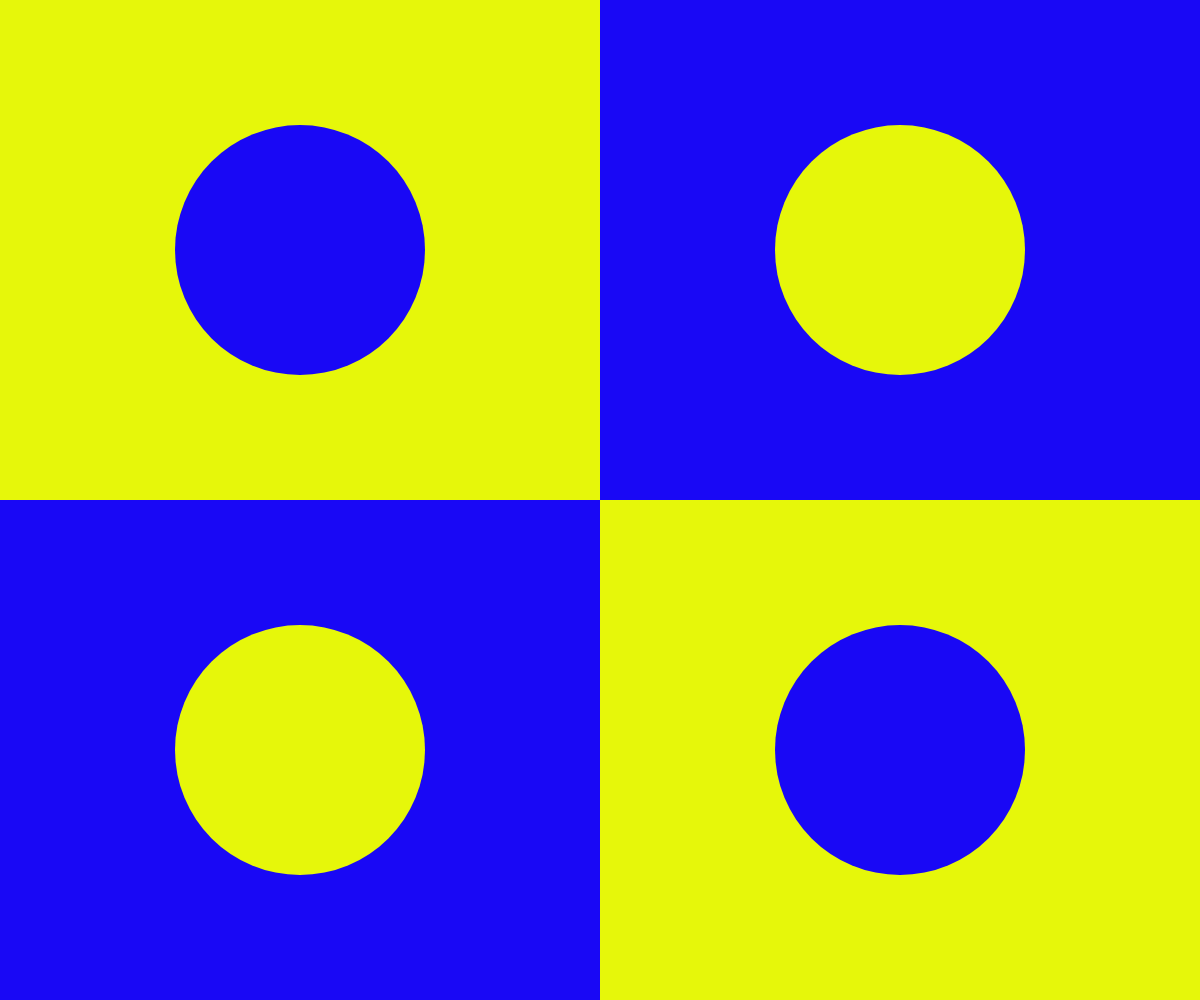
Frame 1 (no input)
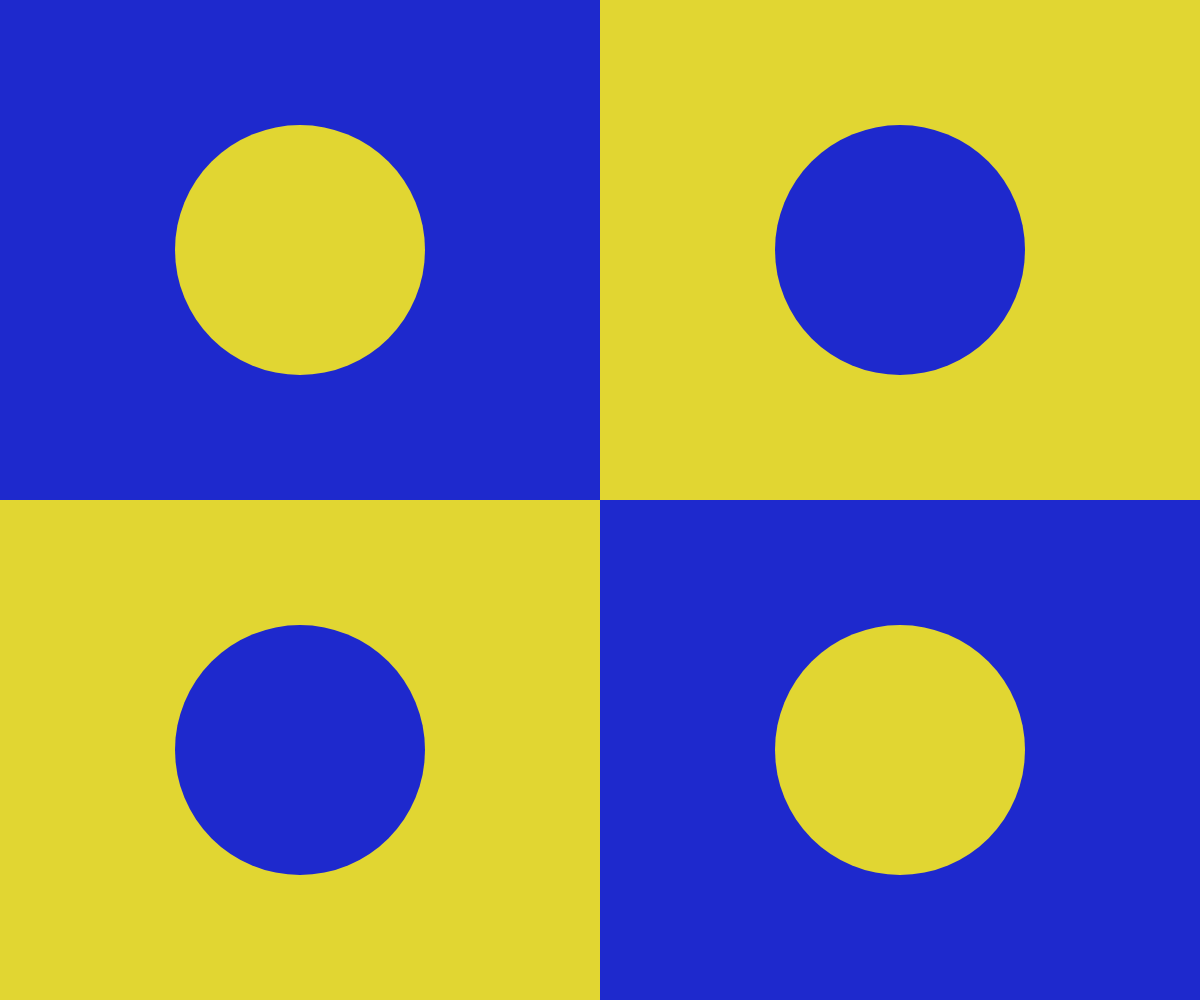
Frame 2 (the mouse pressed at the canvas centre, redrawn once)

The p5.js sketch that drew these frames (run headless with seeded random() and noise() and a simulated clock; the mouse was pressed at the canvas centre and the sketch redrawn once):

// p5.js sketch
// ── sketch.js
/*

Playing with complementary colors with rgb

*/

function setup() {
  createCanvas(windowWidth, windowHeight);
  //by default draw is called 60 times per second, noLoop stops the call to draw()
  noLoop();
  //setting the color mode to be between 0-1 and follow the RGB mode
  colorMode(RGB, 1);
  noStroke();
}

function windowResized() {
  resizeCanvas(windowWidth, windowHeight);
}

function draw() {
  const primaryColor = color(Math.random(), Math.random(), Math.random());
  const secondaryColor = color(
    1 - red(primaryColor),
    1 - green(primaryColor),
    1 - blue(primaryColor)
  );

  const midX = Math.floor(width / 2);
  const midY = Math.floor(height / 2);
  const circleWidth = height / 4;

  fill(secondaryColor);
  rect(0, midY, midX, midY);
  rect(midX, 0, midX, midY);

  fill(primaryColor);
  rect(midX, midY, midX, midY);
  rect(0, 0, midX, midY);

  fill(secondaryColor);
  circle(midX / 2, midY / 2, circleWidth);
  circle(1.5 * midX, 1.5 * midY, circleWidth);

  fill(primaryColor);
  circle(1.5 * midX, midY / 2, circleWidth);
  circle(midX / 2, 1.5 * midY, circleWidth);
}
